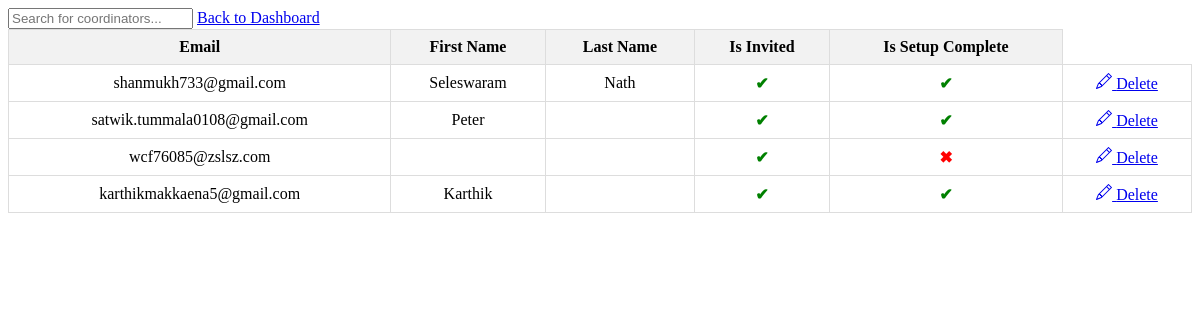
Page /superuser/view_coordinators/ (signed in) on the earlier database version.
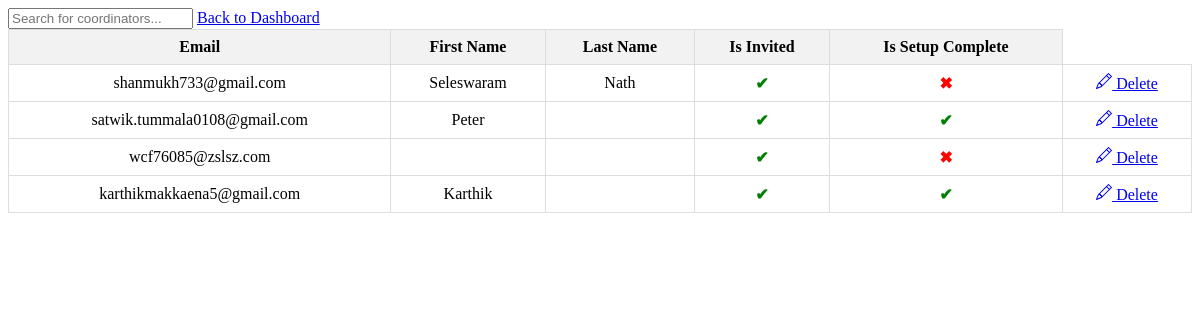
Same page on the later database version.
### form/models.py (models this page shows, shortened)
class Coordinator(models.Model):
    first_name = models.CharField(max_length=100,default='')
    last_name = models.CharField(max_length=100,default='')
    password = models.CharField(max_length=100,default='')
    date_of_birth = models.DateField(default='2023-12-12')
    email = models.EmailField(unique=True,default='')
    mobile = models.IntegerField(max_length=15,blank=True,null=True)
    state = models.CharField(max_length=100,default='')
    college = models.CharField(max_length=100,default='')
    aadhar = models.CharField(max_length=12,default='', validators=[MinLengthValidator(12)])
    is_invited = models.BooleanField(default=False)
    is_setup_complete = models.BooleanField(default=False)
    is_used = models.BooleanField(default=False)
    last_login = models.CharField(default="2023-09-28 04:16:42.041659",max_length=100)
    edited_by = models.ForeignKey(User,on_delete=models.SET_NULL,null=True,blank=True)

### form/views.py (the view)
# urls.py: path('superuser/view_coordinators/',views.view_coordinators,name='view_coordinators'),
@login_required(login_url='/superuser/login/')
def view_coordinators(request):
    coordinators = Coordinator.objects.all()
    return render(request, 'superuser/coordinators_list.html', {'coordinators': coordinators})

### templates/superuser/coordinators_list.html (shortened to what this page needs)
<input type="text" id="searchInput" onkeyup="searchTable()" placeholder="Search for coordinators..." />
<a href="{% url 'superuser_dashboard' %}" class="btn btn-secondary">Back to Dashboard</a>
<table>
  <thead>
    <tr>
      <th>Email</th>
      <th>First Name</th>
      <th>Last Name</th>
      <th>Is Invited</th>
      <th>Is Setup Complete</th>
    </tr>
  </thead>
  <tbody>
    {% for coordinator in coordinators %}
    <tr>
      <td>{{ coordinator.email }}</td>
      <td>{{ coordinator.first_name }}</td>
      <td>{{ coordinator.last_name }}</td>
      <td>{% if coordinator.is_invited %} <span class="tick">&#10004;</span> {% else %} <span class="cross">&#10006;</span> {% endif %}</td>
      <td>{% if coordinator.is_setup_complete %} <span class="tick">&#10004;</span> {% else %} <span class="cross">&#10006;</span> {% endif %}</td>
    <td>
        <a href="{% url 'edit_coordinator' coordinator.id %}" class="btn btn-primary">
</a>
        <a href="{% url 'delete_coordinator_super' coordinator.id %}">Delete</a>
      </td>
    </tr>
    {% endfor %}
  </tbody>
</table>

### templates/superuser/coordinators_list.html (style rules this page uses)
table { border-collapse: collapse; width: 100%; }
th, td { border: 1px solid #ddd; padding: 8px; text-align: center; }
th { background-color: #f2f2f2; }
.tick { color: green; font-weight: bold; }
.cross { color: red; font-weight: bold; }

Differences in the rows shown:
changed Coordinator "shanmukh733@gmail.com": is_setup_complete "✔" → "✖"
